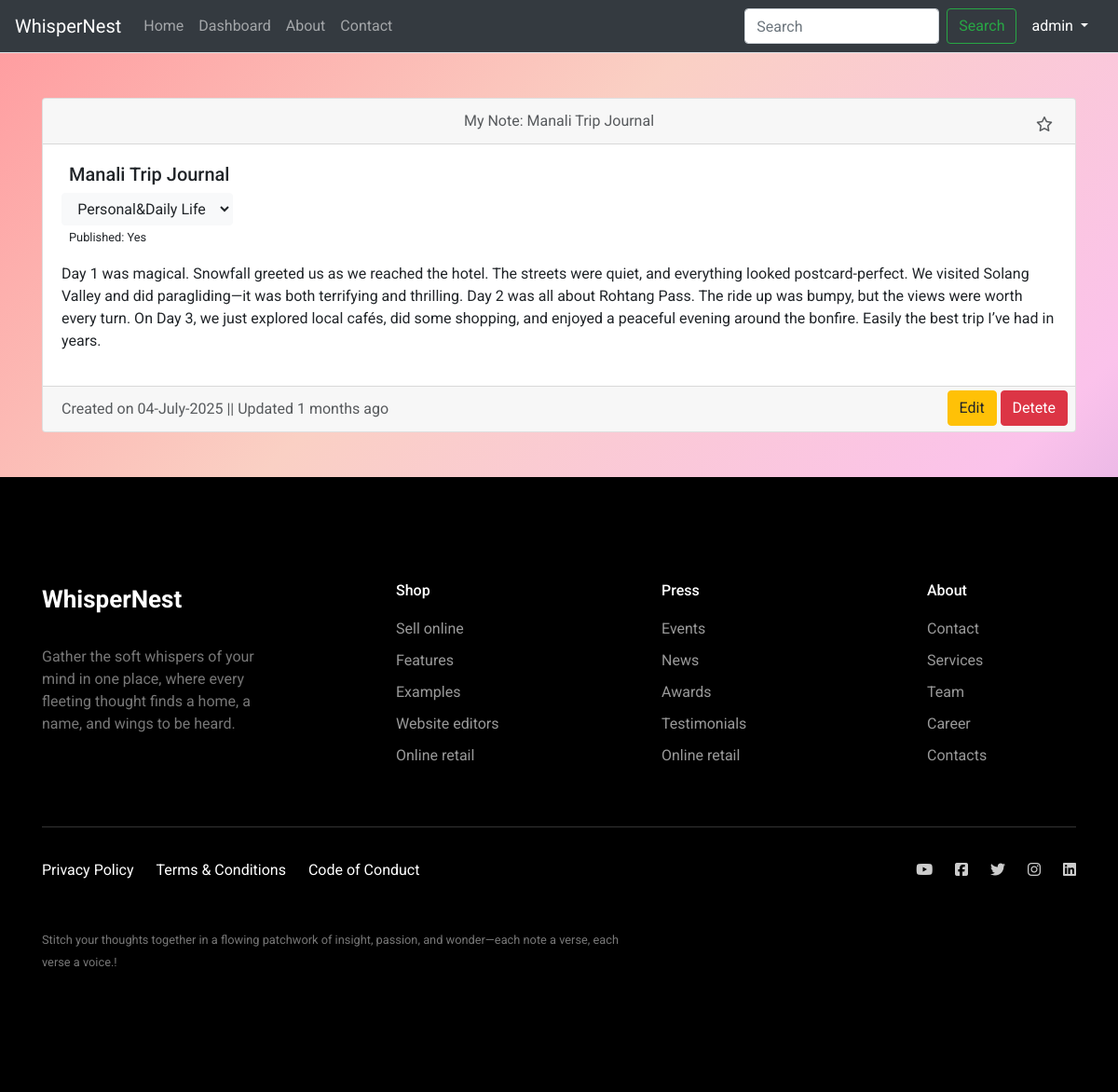
/note/6 (signed in), run on the app's committed database.
### app/models.py (models this page shows)
class User(db.Model, UserMixin):
    id = db.Column(db.Integer, primary_key=True)
    username = db.Column(db.String(150), unique=True, nullable=False)
    name = db.Column(db.String(200), unique=True, nullable=False)
    email = db.Column(db.String(150), unique=True, nullable=False)
    image_file = db.Column(db.String(120), nullable=True)
    password = db.Column(db.String(256), nullable=False)

class Note(db.Model):
    id = db.Column(db.Integer, primary_key=True)
    title = db.Column(db.String(200), nullable=False)
    content = db.Column(db.Text, nullable=False)
    image_file = db.Column(db.String(120), nullable=True)
    created_at = db.Column(db.DateTime, default=datetime.utcnow)
    updated_at = db.Column(db.DateTime, default=datetime.utcnow)
    user_id = db.Column(db.Integer, db.ForeignKey('user.id'), nullable=False)
    user = db.relationship('User', backref='notes')
    category_id = db.Column(db.Integer, db.ForeignKey('category.id'))
    category = db.relationship('Category', backref='notes')
    favorite = db.Column(db.Boolean, default=False)
    status = db.Column(db.Boolean, default=False)
    publish = db.Column(db.Boolean, default=False)
    @property
    def time_since_created(self):
        delta = datetime.utcnow() - self.updated_at
        seconds = delta.total_seconds()
        if seconds < 60:
            return f"{int(seconds)} seconds ago"
        elif seconds < 3600:
            return f"{int(seconds // 60)} minutes ago"
        elif seconds < 86400:
            return f"{int(seconds // 3600)} hours ago"
        elif seconds < 2592000:
            return f"{int(seconds // 86400)} days ago"
        else:
            return f"{int(seconds // 2592000)} months ago"

class Category(db.Model):
    id = db.Column(db.Integer, primary_key=True)
    name = db.Column(db.String(100), unique=True, nullable=False)
    image_file = db.Column(db.String(120), nullable=True)

### app/routes.py (the view)
@main.route('/note/<int:note_id>', methods=['GET', 'POST'])
@login_required
def view_note(note_id):
    if not current_user.is_authenticated:
        return redirect(url_for('main.required_login'))
    note = Note.query.get_or_404(note_id)
    return render_template('note.html', note=note)

### app/__init__.py (called while the page is built)
def create_app():
    app = Flask(__name__)
    app.config.from_object(Config)
    db.init_app(app)
    migrate = Migrate(app, db)
    login_manager.init_app(app)
    from .models import User  # <-- required here too
    @login_manager.user_loader
    def load_user(user_id):
        return User.query.get(int(user_id))
    from .routes import main
    app.register_blueprint(main)
    return app

### app/templates/note.html (shortened to what this page needs)
{% extends 'base.html' %}
{% block content %}
<div class="container">
    <div class="card my-5">
        <div class="card-header text-body-secondary position-relative">
            <div class="text-center">
                My Note: {{note.title}}
            </div>
            <div class="position-absolute top-0 end-0 mt-3 me-4">
                {% if note.favorite %}
                <i class="fa-solid fa-star"></i>
                {% else %}
                <i class="fa-regular fa-star"></i>
                {% endif %}
            </div>
        </div>
        <div class="card-body">
            <div class="ms-2">
                <h5>{{ note.title }}</h5>
            </div>
            <div class="mb-0 mt-2">
                <select type="button" class="btn btn-light" name="category" id="category">
                    <option value="select">{{ note.category.name }}</option>
                </select>
            </div>
            <div class="ms-2">
                {% if note.publish %}
                <small>Published: Yes</small>
                {% else %}
                <small>Published: No</small>
                {% endif %}
            </div>
            <div class="mb-3">
                <p class="card-text">{{ note.content | safe }}</p>
            </div>
        </div>
        <div class="card-footer text-body-secondary position-relative">
            Created on {{note.created_at.strftime('%d-%B-%Y')}} ||
            Updated {{ note.time_since_created }}
            <div class="position-absolute top-0 end-0">
                <a href="{{ url_for('main.edit_note', note_id=note.id) }}" class="btn btn-warning mt-1"> Edit </a>
                <a href="/note/{{note.id}}/trash" class="btn btn-danger me-2 mt-1">Detete</a>
            </div>
        </div>
    </div>
</div>
{% endblock %}

### app/templates/header.html (shortened to what this page needs)
<nav class="navbar navbar-expand-lg navbar bg-dark border-bottom border-body" data-bs-theme="dark">
    <div class="container-fluid">
        <a class="navbar-brand" href="{{ url_for('main.home') }}">WhisperNest</a>
        <div class="collapse navbar-collapse" id="navbarSupportedContent">
            <ul class="navbar-nav me-auto mb-2 mb-lg-0">
                <li class="nav-item">
                    <a class="nav-link {% if request.endpoint == 'main.home' %}active{% endif %}" aria-current="page" href="{{ url_for('main.home') }}">Home</a>
                </li>
                <li class="nav-item">
                    <a class="nav-link {% if request.endpoint == 'main.dashboard' %}active{% endif %}" href="{{ url_for('main.dashboard') }}">Dashboard</a>
                </li>
                <li class="nav-item">
                    <a class="nav-link {% if request.endpoint == 'main.about' %}active{% endif %}" href="#">About</a>
                </li>
                <li class="nav-item">
                    <a class="nav-link {% if request.endpoint == 'main.contact' %}active{% endif %}" href="{{ url_for('main.contact') }}">Contact</a>
                </li>
            </ul>
            <form class="d-flex" role="search">
                <input class="form-control me-2" type="search" placeholder="Search" aria-label="Search"/>
                <button class="btn btn-outline-success" type="submit">Search</button>
            </form>
            {% if current_user.is_authenticated %}
            <div class="nav-item dropdown">
                <a class="nav-link dropdown-toggle text-white" href="#" role="button" data-bs-toggle="dropdown"
                   aria-expanded="false">
                    {{current_user.username}}
                </a>
            </div>
            {% endif %}
        </div>
    </div>
</nav>

### app/static/css/style.css (style rules this page uses)
.container-fluid { padding-left: 0 !important; padding-right: 0 !important; }
body { margin: 0; }
body { margin: 0; display: flex; min-height: 100vh; overflow-x: hidden; }

### app/static/css/contact.css (style rules this page uses)
* { box-sizing: border-box; }
ul { list-style: none; padding: 0; }

### app/static/css/footer.css (style rules this page uses)
body { font-family: "Roboto", -apple-system, BlinkMacSystemFont, "Segoe UI", Roboto, "Helvetica Neue", Arial, "Noto Sans", sans-serif, "Apple Color Emoji", "Segoe UI Emoji", "Segoe UI Symbol", "Noto Color Emoji"; }
h1, h2, h3, h4, h5, h6, .h1, .h2, .h3, .h4, .h5, .h6 { font-family: "Roboto", -apple-system, BlinkMacSystemFont, "Segoe UI", Roboto, "Helvetica Neue", Arial, "Noto Sans", sans-serif, "Apple Color Emoji", "Segoe UI Emoji", "Segoe UI Symbol", "Noto Color Emoji"; }
a { -webkit-transition: .3s all ease; -o-transition: .3s all ease; transition: .3s all ease; }
a, a:hover { text-decoration: none !important; }

### data on the page
User: username "admin"
Note: title "Manali Trip Journal", content "Day 1 was magical. Snowfall greeted us as we reached the hotel. The streets were quiet, and everything looked postcard-perfect. We visited Solang Valley and did paragliding—it was both terrifying and thrilling. Day 2 was all about Rohtang Pass. The ride up was bumpy, but the views were worth every turn. On Day 3, we just explored local cafés, did some shopping, and enjoyed a peaceful evening around the bonfire. Easily the best trip I’ve had in years.", created_at "04-July-2025", time_since_created "1 months ago"
Category: category "Personal&Daily Life"
